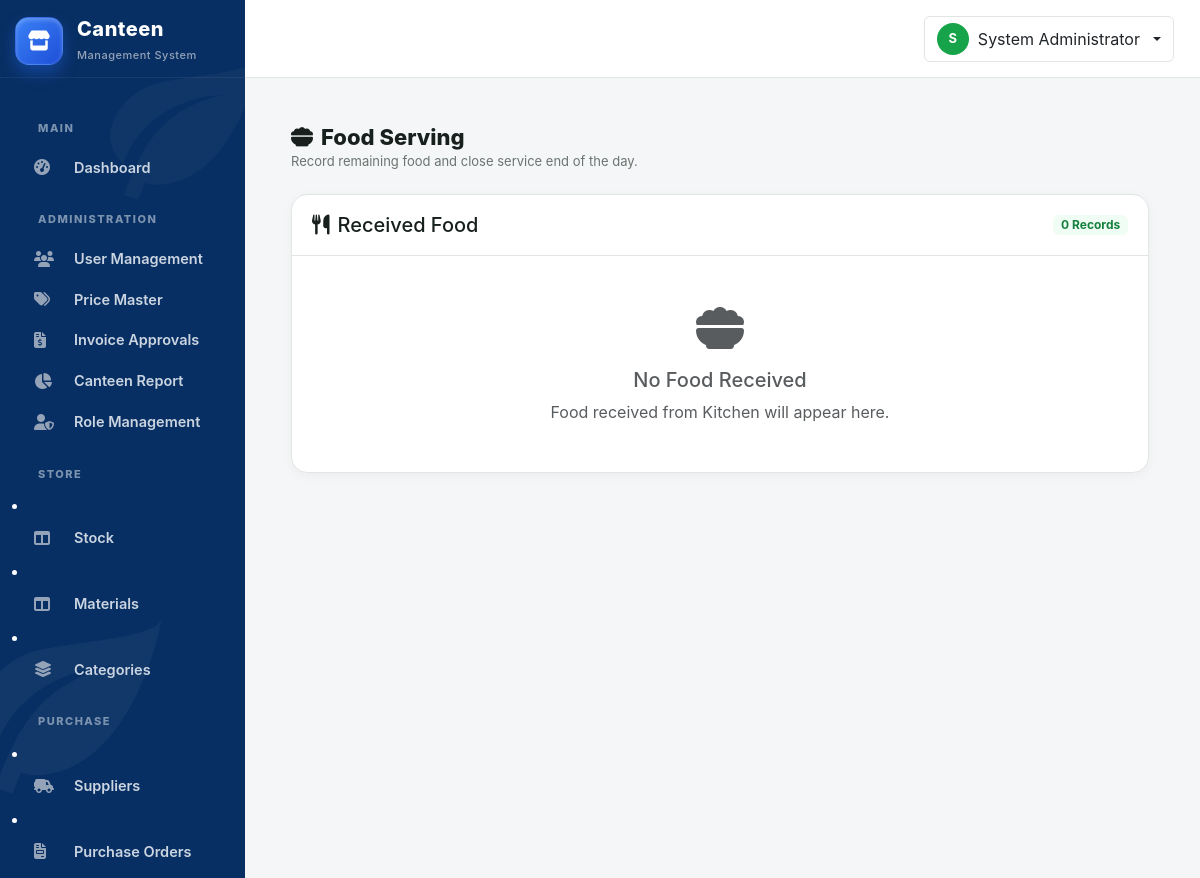
The page /canteen/food_serving.php (signed in) on the database as committed earlier.
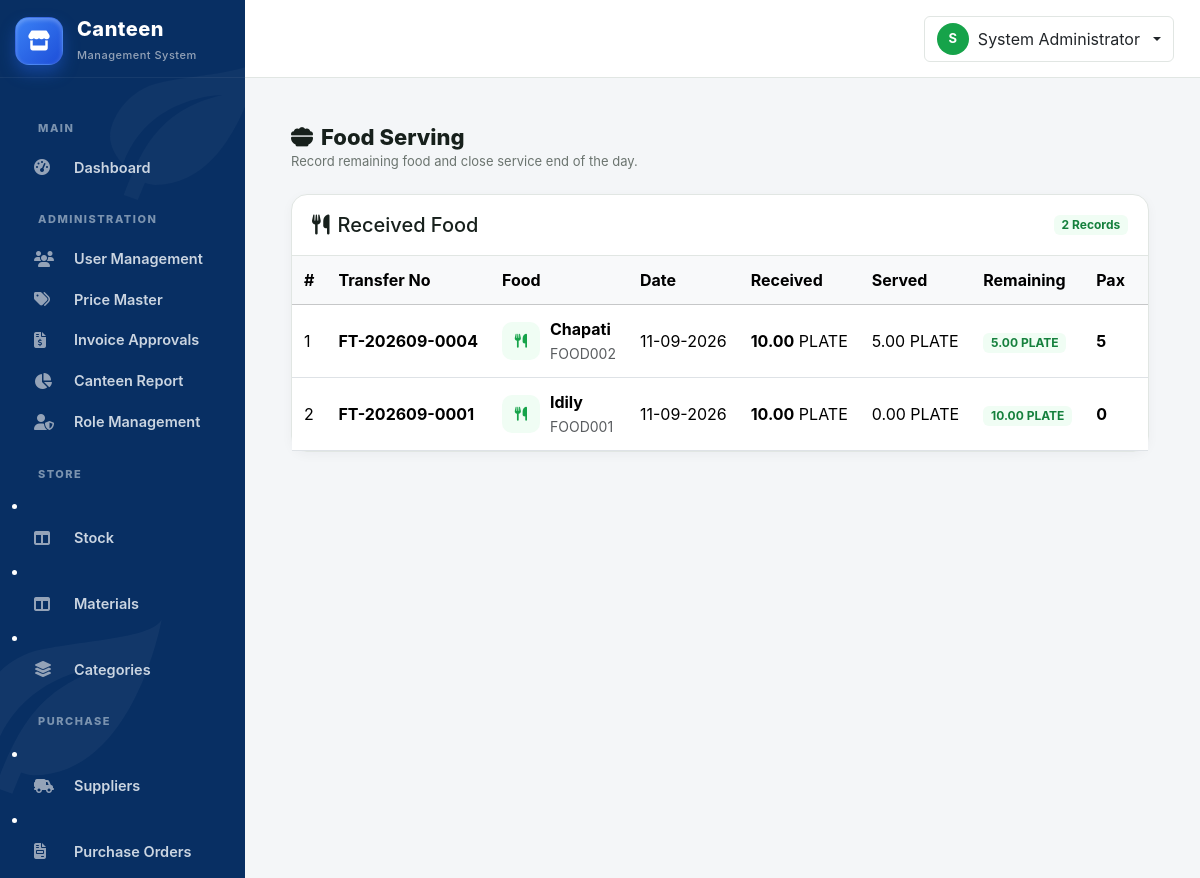
The same page on the database as committed later.
### tables this page shows
CREATE TABLE `canteen_food_serving` (
  `id` int(10) UNSIGNED NOT NULL,
  `transfer_id` int(10) UNSIGNED NOT NULL,
  `food_id` int(10) UNSIGNED NOT NULL,
  `serving_date` date NOT NULL,
  `received_qty` decimal(12,2) NOT NULL DEFAULT 0.00,
  `served_qty` decimal(12,2) NOT NULL DEFAULT 0.00,
  `remaining_qty` decimal(12,2) NOT NULL DEFAULT 0.00,
  `pax` int(10) UNSIGNED NOT NULL DEFAULT 0,
  `recorded_by` int(10) UNSIGNED NOT NULL,
  `created_at` datetime NOT NULL DEFAULT current_timestamp(),
  `status` varchar(20) NOT NULL DEFAULT 'Serving'
);

CREATE TABLE `food_transfers` (
  `id` int(10) UNSIGNED NOT NULL,
  `transfer_no` varchar(60) NOT NULL,
  `preparation_id` int(10) UNSIGNED NOT NULL,
  `food_id` int(10) UNSIGNED NOT NULL,
  `quantity` decimal(12,2) NOT NULL DEFAULT 0.00,
  `transfer_date` date NOT NULL,
  `sent_by` int(10) UNSIGNED NOT NULL,
  `received_by` int(10) UNSIGNED DEFAULT NULL,
  `status` enum('Sent','Received') NOT NULL DEFAULT 'Sent',
  `sent_at` datetime NOT NULL DEFAULT current_timestamp(),
  `received_at` datetime DEFAULT NULL,
  `remarks` varchar(255) DEFAULT NULL
);

CREATE TABLE `food_items` (
  `id` int(10) UNSIGNED NOT NULL,
  `food_code` varchar(50) NOT NULL,
  `food_name` varchar(150) NOT NULL,
  `unit` varchar(50) NOT NULL DEFAULT 'PLATE',
  `status` enum('Enable','Disabled') NOT NULL DEFAULT 'Enable',
  `created_at` datetime NOT NULL DEFAULT current_timestamp()
);

### includes/functions.php (called while the page is built, shortened)
<?php
function e(?string $value): string {
    return htmlspecialchars($value ?? '', ENT_QUOTES, 'UTF-8');
}

### canteen/food_serving.php (the view, shortened to what this page needs)
<?php
require_once __DIR__ . '/../config/database.php';
require_once __DIR__ . '/../includes/functions.php';
$stmt = $con->query("
    SELECT
        cfs.id,
        cfs.transfer_id,
        cfs.food_id,
        cfs.serving_date,
        cfs.received_qty,
        cfs.served_qty,
        cfs.remaining_qty,
        cfs.pax,
        cfs.status,
        ft.transfer_no,
        fi.food_code,
        fi.food_name,
        fi.unit
    FROM canteen_food_serving cfs
    INNER JOIN food_transfers ft
        ON ft.id = cfs.transfer_id
    INNER JOIN food_items fi
        ON fi.id = cfs.food_id
    ORDER BY
        cfs.serving_date DESC,
        cfs.id DESC
");
$servingRows = $stmt->fetchAll(PDO::FETCH_ASSOC);
require_once __DIR__ . '/../includes/header.php';
require_once __DIR__ . '/../includes/sidebar.php';
require_once __DIR__ . '/../includes/topbar.php';
?>
<div class="main-content">
<div class="page-body">
    <div class="page-header">
        <div>
            <h4 class="page-header-title"><i class="fa-solid fa-bowl-food me-2"></i>Food Serving</h4>
            <p class="page-header-subtitle">Record remaining food and close service end of the day.</p>
        </div>
    </div>
    <div class="content-card">
        <div class="content-card-header">
            <h5 class="mb-0"><i class="fa-solid fa-utensils me-2"></i>Received Food</h5>
            <span class="badge badge-count"><?= count($servingRows) ?> Records</span>
        </div>
        <div class="content-card-body p-0">
            <?php if (empty($servingRows)): ?>
                <div class="text-center py-5 text-muted">
                    <i class="fa-solid fa-bowl-food fa-3x mb-3"></i>
                    <h5>No Food Received</h5>
                    <p class="mb-0">Food received from Kitchen will appear here.</p>
                </div>
            <?php else: ?>
                <div class="table-responsive">
                    <table class="table table-hover align-middle mb-0 text-nowrap">
                        <thead class="table-light">
                            <tr>
                                <th>#</th>
                                <th>Transfer No</th>
                                <th>Food</th>
                                <th>Date</th>
                                <th>Received</th>
                                <th>Served</th>
                                <th>Remaining</th>
                                <th>Pax</th>
                                <th class="text-center">Action</th>
                            </tr>
                        </thead>
                        <tbody>
                            <?php foreach ($servingRows as $index => $row): ?>
                                <tr>
                                    <td><?= $index + 1 ?></td>
                                    <td><strong><?= e($row['transfer_no']) ?></strong></td>
                                    <td>
                                        <div class="food-cell">
                                            <span class="food-icon"><i class="fa-solid fa-utensils"></i></span>
                                            <div>
                                                <strong><?= e($row['food_name']) ?></strong><br>
                                                <small class="text-muted"><?= e($row['food_code']) ?></small>
                                            </div>
                                        </div>
                                    </td>
                                    <td><?= date('d-m-Y', strtotime($row['serving_date'])) ?></td>
                                    <td><strong><?= number_format((float)$row['received_qty'], 2) ?></strong> <?= e($row['unit']) ?></td>
                                    <td><?= number_format((float)$row['served_qty'], 2) ?> <?= e($row['unit']) ?></td>
                                    <td>
                                        <span class="badge remaining-pill<?= ((float)$row['remaining_qty']) <= 0 ? ' is-zero' : '' ?>">
                                            <?= number_format((float)$row['remaining_qty'], 2) ?> <?= e($row['unit']) ?>
                                        </span>
                                    </td>
                                    <td><strong><?= (int)$row['pax'] ?></strong></td>
                                    <td class="text-center">
                                    </td>
                                </tr>
                            <?php endforeach; ?>
                        </tbody>
                    </table>
                </div>
            <?php endif; ?>
        </div>
    </div>
</div>
</div>
<?php require_once __DIR__ . '/../includes/footer.php'; ?>

Rows that differ between the two databases and show on the page:
added canteen_food_serving: transfer.transfer_no "FT-202609-0004", food.food_name "Chapati", food.food_code "FOOD002", serving_date "11-09-2026", received_qty "10.00", food.unit "PLATE", served_qty "5.00", remaining_qty "5.00", pax "5"
added canteen_food_serving: transfer.transfer_no "FT-202609-0001", food.food_name "Idily", food.food_code "FOOD001", serving_date "11-09-2026", received_qty "10.00", food.unit "PLATE", served_qty "0.00", remaining_qty "10.00", pax "0"
Other text that changed with them:
count($servingRows): "0" → "2"
text no longer shown: "No Food Received Food received from Kitchen will appear here."
text now shown: "# Transfer No Food Date Received Served Remaining Pax"
